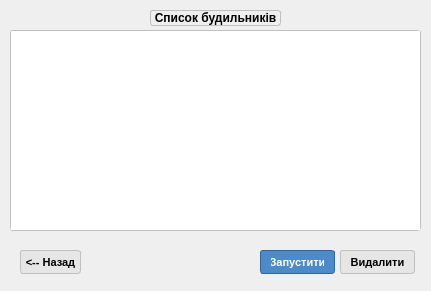
<?xml version="1.0" encoding="UTF-8"?>
<ui version="4.0">
 <class>ListAlarmWindow</class>
 <widget class="QDialog" name="ListAlarmWindow">
  <property name="geometry">
   <rect>
    <x>0</x>
    <y>0</y>
    <width>431</width>
    <height>291</height>
   </rect>
  </property>
  <property name="minimumSize">
   <size>
    <width>431</width>
    <height>291</height>
   </size>
  </property>
  <property name="maximumSize">
   <size>
    <width>431</width>
    <height>291</height>
   </size>
  </property>
  <property name="windowTitle">
   <string>Dialog</string>
  </property>
  <property name="styleSheet">
   <string notr="true">background-color: rgb(151, 151, 151);
item {
background-color: transparent;
}
item:selected {
background-color: rgb(163, 3, 47);
}</string>
  </property>
  <widget class="QListWidget" name="listWidget">
   <property name="geometry">
    <rect>
     <x>10</x>
     <y>30</y>
     <width>411</width>
     <height>201</height>
    </rect>
   </property>
   <property name="styleSheet">
    <string notr="true">font-family: &quot;Segoe UI&quot;;
    font-size: 10pt;
    border: 1px solid;
    border-color: rgb(192,192,192); 
    border-radius: 3px; 

    color: black;
    font: bold;</string>
   </property>
  </widget>
  <widget class="QLabel" name="label">
   <property name="geometry">
    <rect>
     <x>150</x>
     <y>10</y>
     <width>131</width>
     <height>16</height>
    </rect>
   </property>
   <property name="styleSheet">
    <string notr="true">font-family: &quot;Segoe UI&quot;;
    font-size: 9pt;
    border: 1px solid;
    border-color: rgb(192,192,192); 
    border-radius: 3px; 

    color: black;
    font: bold;</string>
   </property>
   <property name="text">
    <string>Список будильників</string>
   </property>
   <property name="alignment">
    <set>Qt::AlignCenter</set>
   </property>
  </widget>
  <widget class="QPushButton" name="pushButton">
   <property name="geometry">
    <rect>
     <x>20</x>
     <y>250</y>
     <width>61</width>
     <height>24</height>
    </rect>
   </property>
   <property name="styleSheet">
    <string notr="true">font-family: &quot;Segoe UI&quot;;
    font-size: 8pt;
    border: 1px solid;
    border-color: rgb(192,192,192); 
    border-radius: 3px; 
 background-color: rgb(230,230,230);
    color: black;
    font: bold;</string>
   </property>
   <property name="text">
    <string>&lt;-- Назад</string>
   </property>
  </widget>
  <widget class="QPushButton" name="pushButton_2">
   <property name="geometry">
    <rect>
     <x>340</x>
     <y>250</y>
     <width>75</width>
     <height>24</height>
    </rect>
   </property>
   <property name="styleSheet">
    <string notr="true">font-family: &quot;Segoe UI&quot;;
    font-size: 8pt;
    border: 1px solid;
    border-color: rgb(192,192,192); 
    border-radius: 3px; 
 background-color: rgb(230,230,230);
    color: black;
    font: bold;</string>
   </property>
   <property name="text">
    <string>Видалити</string>
   </property>
  </widget>
  <widget class="QPushButton" name="pushButton_3">
   <property name="geometry">
    <rect>
     <x>260</x>
     <y>250</y>
     <width>75</width>
     <height>24</height>
    </rect>
   </property>
   <property name="styleSheet">
    <string notr="true">font-family: &quot;Segoe UI&quot;;
    font-size: 8pt;
    border: 1px solid;
    border-color: rgb(46, 103, 156); 
    border-radius: 3px; 
    padding-right: 10px; 
    padding-left: 10px;
    padding-top: 5px;
    padding-bottom: 5px;
    background-color: rgb(77, 138, 201);
    color: white;
    font: bold;
    width: 64px;</string>
   </property>
   <property name="text">
    <string>Запустити</string>
   </property>
  </widget>
 </widget>
 <resources/>
 <connections/>
</ui>
